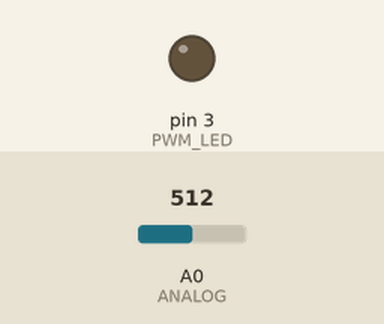
Bench run of a sketch on a simulated Arduino Uno, built with avr-gcc and run on an emulated ATmega328P. On the bench: output pins drawn as LEDs (lit = HIGH). The test bench sets the inputs (shaded band); at power-on: A0 (ANALOG) = 512.

Above: at 1.2 s.
1.3 s: A0 (ANALOG) set to 716
At 2.2 s:
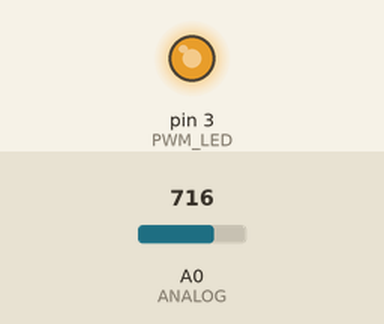
2.8 s: A0 (ANALOG) set to 757
At 3.4 s:
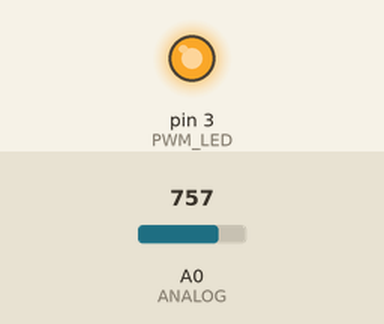
4.3 s: A0 (ANALOG) set to 768
At 4.7 s:
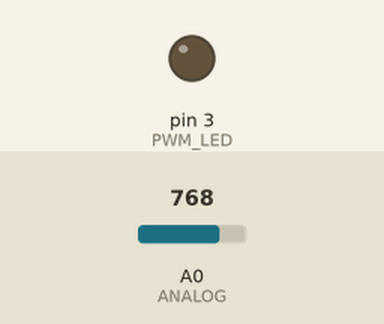
5.8 s: A0 (ANALOG) set to 900
At 7.0 s:
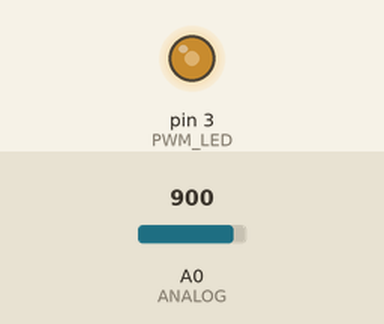
7.3 s: A0 (ANALOG) set to 306
At 8.4 s:
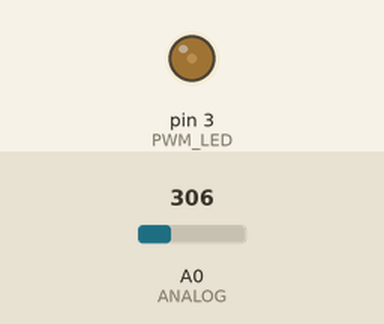
8.8 s: A0 (ANALOG) set to 0
At 9.7 s:
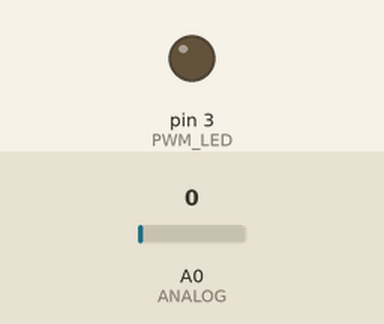
Timing chart, 0 to 11.3 s (numbered marks = the images above; inputs shaded):
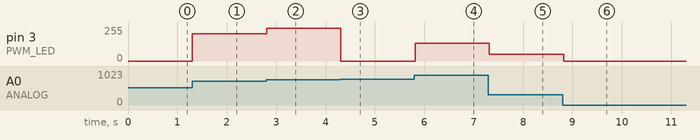

The sketch:

PWM_and_Analog.ino
```cpp
#define PWM_LED 3   // Assign pin 3 to the PWM-controlled LED
#define ANALOG 0    // Assign analog input A0 for sensor/input reading

void setup() {

  pinMode(PWM_LED, OUTPUT);      // Configure pin 3 as output for LED
}

void loop() {
  // Write the same analog input value to LED pin as PWM output (brightness control)
  analogWrite(PWM_LED, analogRead(ANALOG));

  delay(50);  // Small delay to stabilize readings (50 ms)
}
```

Measured:
- the behaviour switches between 767 and 768 on A0 (ANALOG) (found by bisection; images 2 and 3)
- after the input at 1.3 s, pin 3 (PWM_LED): 0/255 → 204/255 at once
- after the input at 2.8 s, pin 3 (PWM_LED): 204/255 → 245/255 at once
- after the input at 4.3 s, pin 3 (PWM_LED): 245/255 → 0/255 at once
- after the input at 5.8 s, pin 3 (PWM_LED): 0/255 → 132/255 at once
- after the input at 7.3 s, pin 3 (PWM_LED): 132/255 → 50/255 at once
- after the input at 8.8 s, pin 3 (PWM_LED): 50/255 → 0/255 at once
